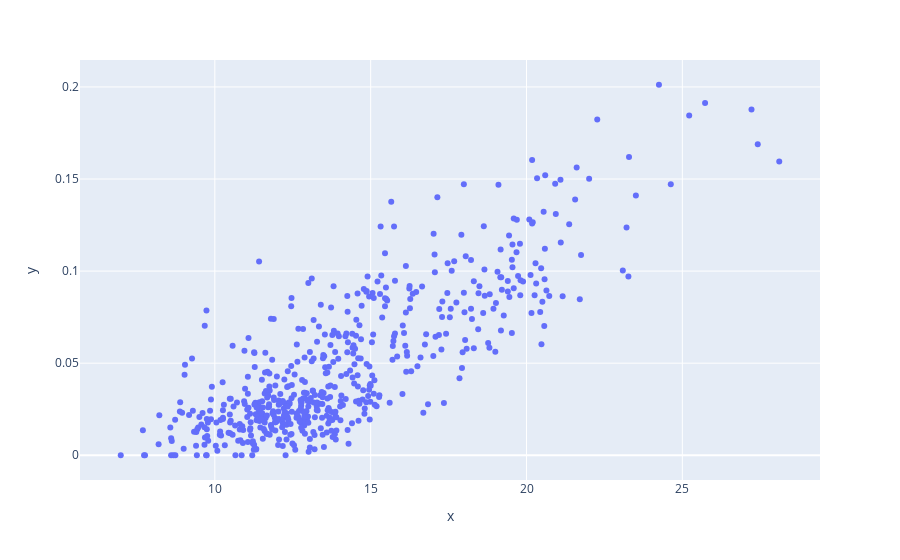

Here is the notebook cell this chart was saved with:
### Code cell
# Podrá predecir si un tumor es maligno o benigno basándose en dos características:
#  el radio medio del tumor ( radius_mean) y su número medio de puntos cóncavos ( concave points_mean

fig = px.scatter(x = base['radius_mean'],
                 y=base['concave points_mean'])

fig.show()

### Figure 1 — Plotly figure (JSON) as saved in the notebook; plotly's stock layout.template omitted (floating-point values rounded to 4 significant figures; data arrays with more than 128 entries replaced by an {"elided": "..."} marker saying what was removed)
{"data": [{"hoverlabel": {"namelength": 0}, "hovertemplate": "x=%{x}<br>y=%{y}", "legendgroup": "", "marker": {"color": "#636efa", "symbol": "circle"}, "mode": "markers", "name": "", "showlegend": false, "type": "scatter", "x": {"elided": "569 float values"}, "xaxis": "x", "y": {"elided": "569 float values"}, "yaxis": "y"}], "layout": {"autosize": true, "legend": {"tracegroupgap": 0}, "margin": {"t": 60}, "xaxis": {"anchor": "y", "autorange": true, "domain": [0, 1], "range": [5.748, 29.34], "title": {"text": "x"}, "type": "linear"}, "yaxis": {"anchor": "x", "autorange": true, "domain": [0, 1], "range": [-0.01427, 0.2155], "title": {"text": "y"}, "type": "linear"}}}
